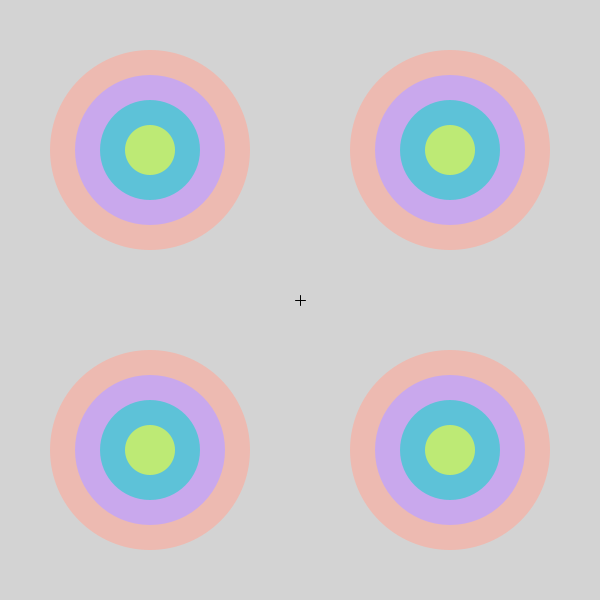
Frame 1 (no input)
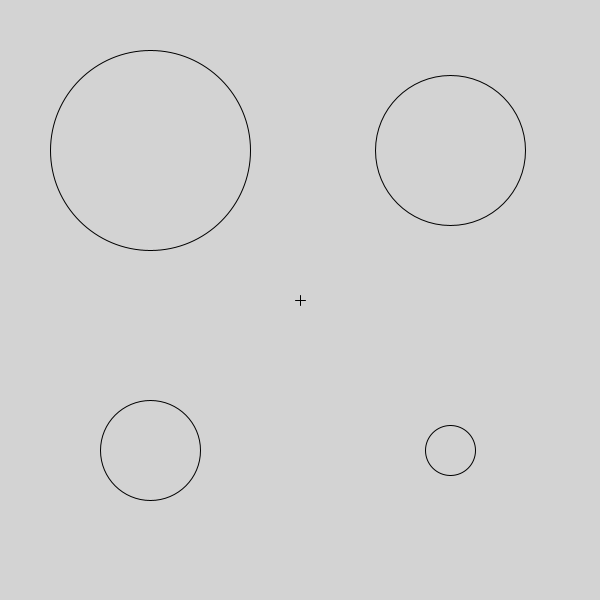
Frame 60 (the mouse pressed at the canvas centre just before this capture)
Frame 120 (the mouse held since frame 60 and released just before this capture): identical to frame 1, image omitted

The Processing sketch that drew these frames (run headless with seeded random() and noise(); from frame 60 on, the mouse is pressed at the canvas centre):

// Processing sketch: CaughtInsideaBubble
// ── CaughtInsideaBubble.pde
bulleye b1,b2,b3,b4;
bubbles bb1;
int s1,s2,s3,s4;
color c1,c2,c3,c4;
void setup(){
  size(600,600);
  c1 = color(237, 186, 177); // color circunferencia grande
  c2 = color(201, 168, 237);
  c3 = color(93, 194, 216);
  c4 = color(189, 234, 117);// color circunferencia pequeña
  s1 = 200;
  s2 = 150;
  s3 = 100;
  s4 = 50;
  b1 = new bulleye(s1,s2,s3,s4,width/4,height/4,c1,c2,c3,c4);
  b2 = new bulleye(s1,s2,s3,s4,3*width/4,height/4,c1,c2,c3,c4);
  b3 = new bulleye(s1,s2,s3,s4,width/4,3*height/4,c1,c2,c3,c4);
  b4 = new bulleye(s1,s2,s3,s4,3*width/4,3*height/4,c1,c2,c3,c4);
  bb1 = new bubbles(s1,s2,s3,s4,width,height);
}
void draw(){
  if(key == 's'){
  }else{
    background(211);
    pushMatrix();
    stroke(0);
    line(width/2+5,height/2,width/2-5,height/2);
    line(width/2,height/2+5,width/2,height/2-5);
    popMatrix();
    if(frameCount % 100 <= 50){
    b1.display();
    b2.display();
    b3.display();
    b4.display();
    }else{
      if(key == '1'){
      bb1 = new bubbles(s1,s2,s3,s4,width,height);
      }else if(key == '2'){
      bb1 = new bubbles(s2,s3,s1,s4,width,height);
      }else if(key == '3'){
      bb1 = new bubbles(s3,s4,s1,s2,width,height);
      }else if(key == '4'){
      bb1 = new bubbles(s4,s1,s3,s2,width,height);
      }else if (key == '5'){
      bb1 = new bubbles(s3,s1,s2,s3,width,height);
      }else if (key == '6'){
      bb1 = new bubbles(s3,s2,s4,s1,width,height);
      }
      bb1.display();
    }
  }

}

class bubbles{
  int s1,s2,s3,s4,x,y;
  bubbles(int s1_, int s2_,int s3_,int s4_,int x_,int y_){
    s1 = s1_;
    s2 = s2_;
    s3 = s3_;
    s4 = s4_;
    x = x_;
    y = y_;
  }
  void display(){
    pushMatrix();
    stroke(0);
    noFill();
    circle(x/4,y/4,s1);
    circle(3*x/4,y/4,s2);
    circle(x/4,3*y/4,s3);
    circle(3*x/4,3*y/4,s4);
    popMatrix();
  }
}


class bulleye{
  int s1,s2,s3,s4,x,y;
  color c1,c2,c3,c4;
  bulleye(int s1_, int s2_,int s3_,int s4_,int x_,int y_, color c1_,color c2_,color c3_,color c4_){
    s1 = s1_;
    s2 = s2_;
    s3 = s3_;
    s4 = s4_;
    x = x_;
    y = y_;
    c1 = c1_;
    c2 = c2_;
    c3 = c3_;
    c4 = c4_;
  }
  void display(){
    pushMatrix();
    translate(x,y);
    noStroke();
    fill(c1);
    circle(0,0,s1);
    popMatrix();
    pushMatrix();
    translate(x,y);
    noStroke();
    fill(c2);
    circle(0,0,s2);
    popMatrix();
    pushMatrix();
    translate(x,y);
    noStroke();
    fill(c3);
    circle(0,0,s3);
    popMatrix();
    pushMatrix();
    translate(x,y);
    noStroke();
    fill(c4);
    circle(0,0,s4);
    popMatrix();
  }
}
void keyPressed () {
  if (key == 'a') {
 
  }
}
